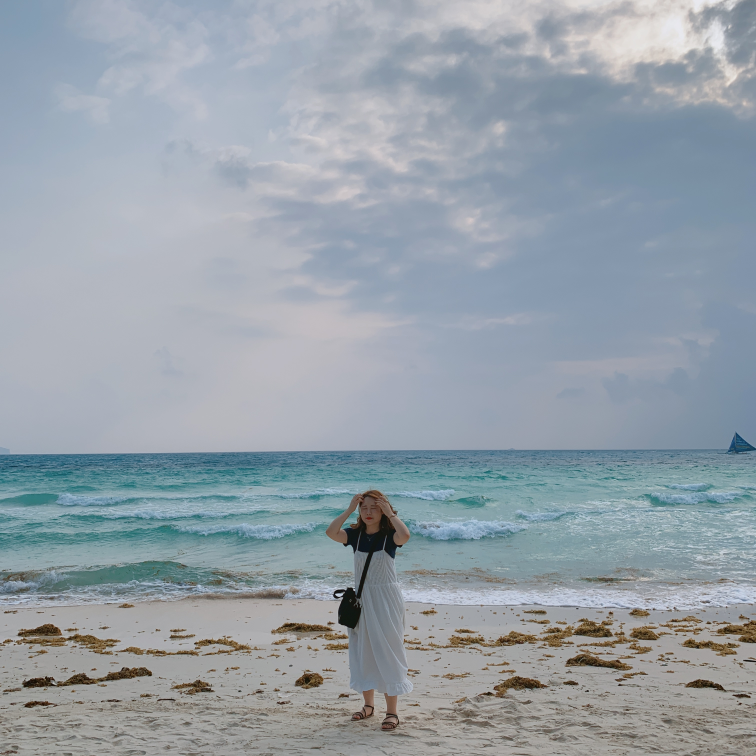
//> input picture [OpenCV] 10.주파수 영역 처리/MyPhoto.jpg, 3024 x 3024 px, given in place of the camera (shown at 1/4 size)
$ ./chroma   (built with g++ and OpenCV 4)
//> lines starting //> are read from the running program, lines starting //| are printed output that depends on the picture
#include <opencv2/opencv.hpp>
#include <iostream>

using namespace cv;
using namespace std;


int main()
{
	Mat open_dst, dst, close_dst;

	VideoCapture cap(0);
	if (!cap.isOpened()) { cout << "file not found" << endl; }


	while (1)
	{
		Mat imgHSV;
		Mat frame;
		cap >> frame;
//> frame is the input picture: 3024 rows x 3024 cols, CV_8UC3; mean B, G, R 168, 159.7, 149.6
		cvtColor(frame, imgHSV, COLOR_BGR2HSV);
//> imgHSV: 3024 rows x 3024 cols, CV_8UC3; mean H, S, V 91.4, 36.9, 170.3

		Mat imgThresholded;
		inRange(imgHSV, Scalar(120-10, 100, 100), Scalar(120+10, 255, 255), imgThresholded);
//> imgThresholded: 3024 rows x 3024 cols, CV_8UC1; every value is 0


		Mat element = getStructuringElement(MORPH_RECT, Size(5, 5));

		//열림 연산 - 잡음 제거
		morphologyEx(imgThresholded, open_dst, MORPH_OPEN, element);

		//닫힘 연산 - 구멍 메우기
		morphologyEx(open_dst, close_dst, MORPH_CLOSE, element);

		//라벨링
		Mat labels, stats, centroids;
		int numOfLables = connectedComponentsWithStats(close_dst, labels, stats, centroids, 8, CV_32S); // 픽셀 정해서 인접 픽셀들 그룹화
//> labels: 3024 rows x 3024 cols, CV_32SC1; every value is 0
//> stats = [0, 0, 3024, 3024, 9144576]; centroids = [1511.5, 1511.5]; numOfLables = 1


		//라벨링 된 이미지에 직사각형으로 둘러싸기
		int max = -1, idx = 0;
		for (int j = 1; j < numOfLables; j++) {
			int area = stats.at<int>(j, CC_STAT_AREA);
			if (max < area)
			{
				max = area;
				idx = j;
			}
		}
//> this loop made 0 passes
//> after the loop, max = -1; idx = 0

		int left = stats.at<int>(idx, CC_STAT_LEFT);
//> left = 0
		int top = stats.at<int>(idx, CC_STAT_TOP);
//> top = 0
		int width = stats.at<int>(idx, CC_STAT_WIDTH);
//> width = 3024
		int height = stats.at<int>(idx, CC_STAT_HEIGHT);
//> height = 3024

		//라벨링 박스
		rectangle(frame, Point(left, top), Point(left + width, top + height), Scalar(0, 0, 255), 2);

		imshow("객체 추적", close_dst);
		imshow("원본", frame);

		//크로마키 합성

		Mat dog = imread("dog.jpeg", IMREAD_COLOR);
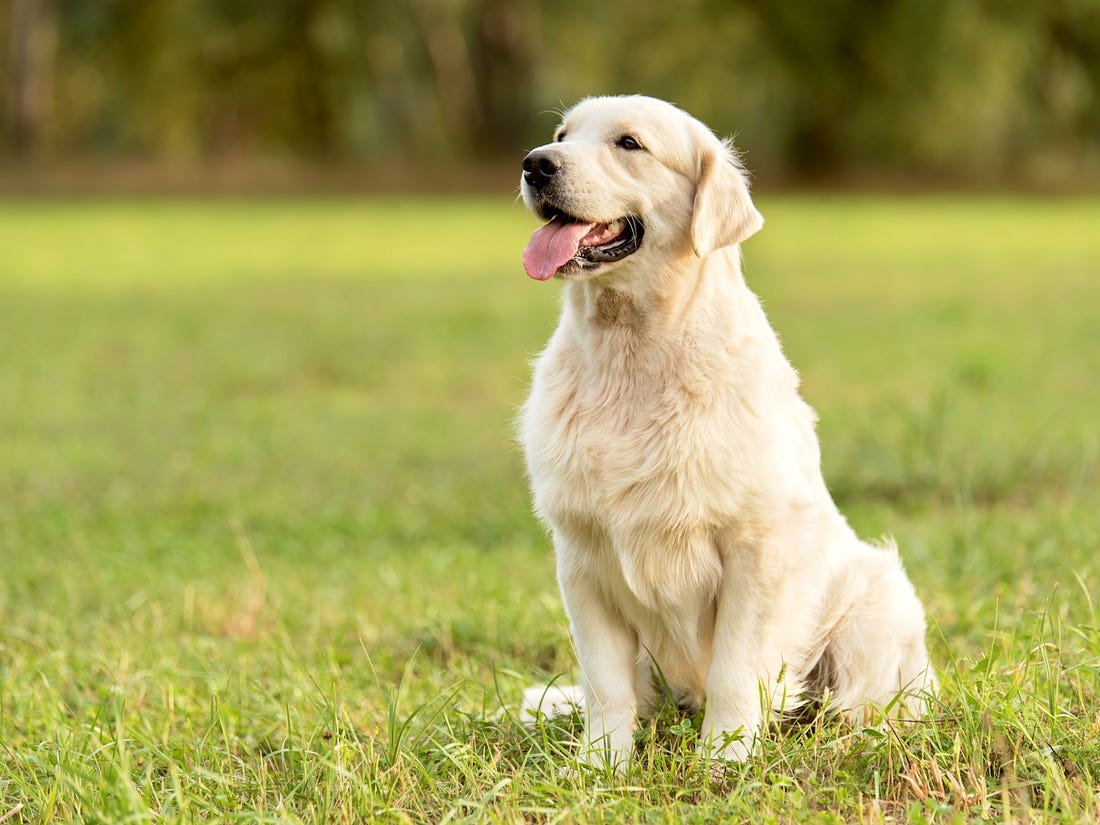
//> input picture [OpenCV] 13.영상 분류 및 14.기말 실습과제/34_20181046정연희_1.chroma/dog.jpeg, 1100 x 825 px
//> dog is the input picture: 825 rows x 1100 cols, CV_8UC3; mean B, G, R 88, 160.7, 164.2
		resize(dog, dog, Size(width,height));
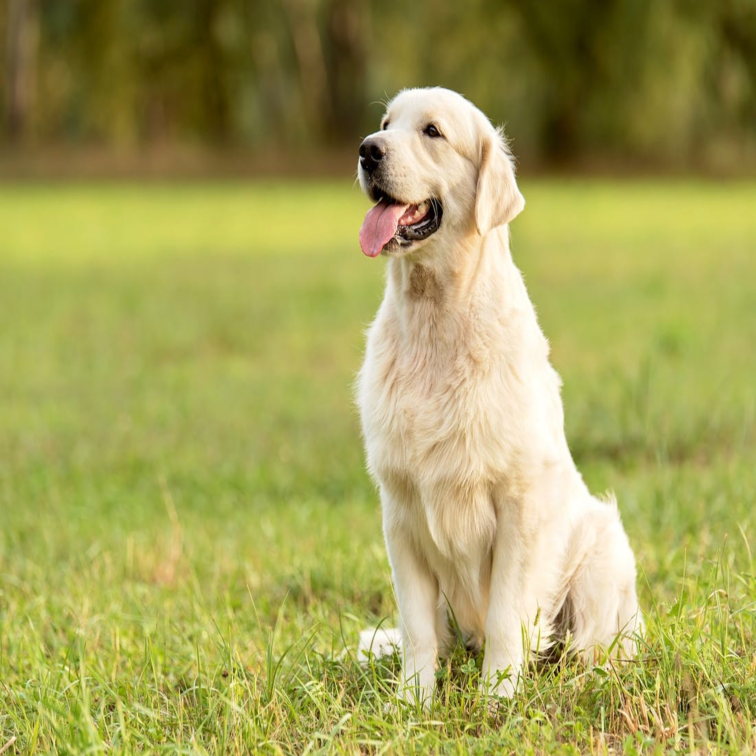
//> dog: 3024 rows x 3024 cols, CV_8UC3 (shown at 1/4 size); mean B, G, R 87.9, 160.6, 164.1

		Mat converted;
		cvtColor(frame, converted, COLOR_BGR2HSV);
//> converted: 3024 rows x 3024 cols, CV_8UC3; mean H, S, V 91.3, 37.4, 170.5
		Mat blueScreen = converted.clone();

		inRange(converted, Scalar(120-10, 100, 100), Scalar(120+10, 255, 255), blueScreen);

		Mat dst, dst1, inverted;

		Mat roi = frame(Rect(Point(left, top), Point(left + width, top + height)));
		dog.copyTo(roi);

		imshow("바뀐 원본", frame);

		if (waitKey(30) >= 0)
//> the Esc key is pressed
			break;
	}
	return 0;
}
